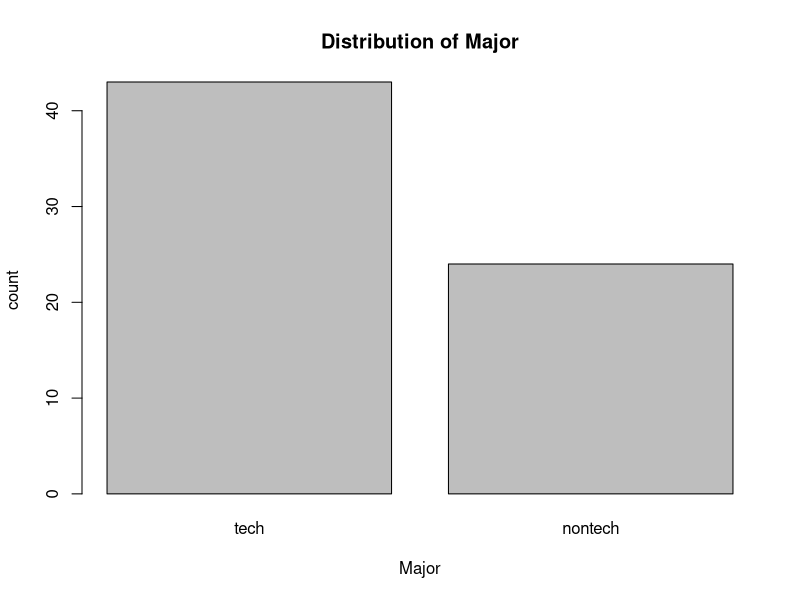
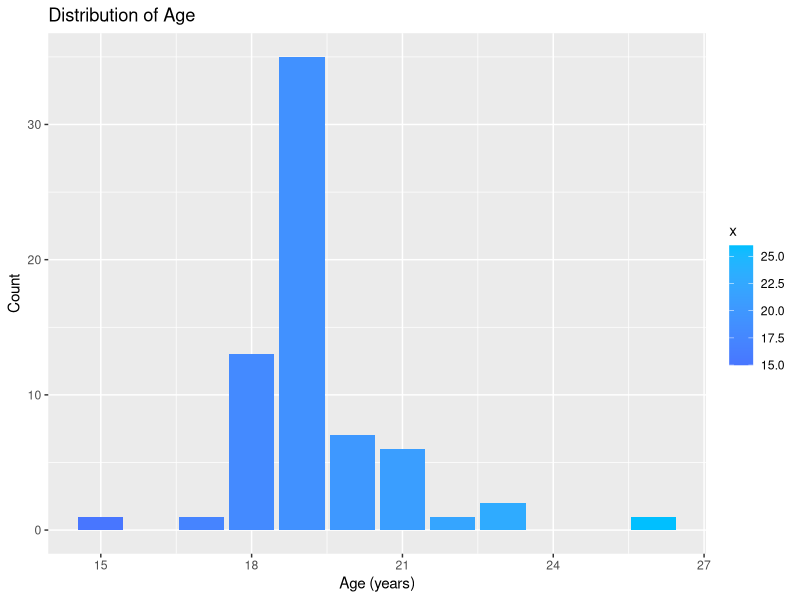
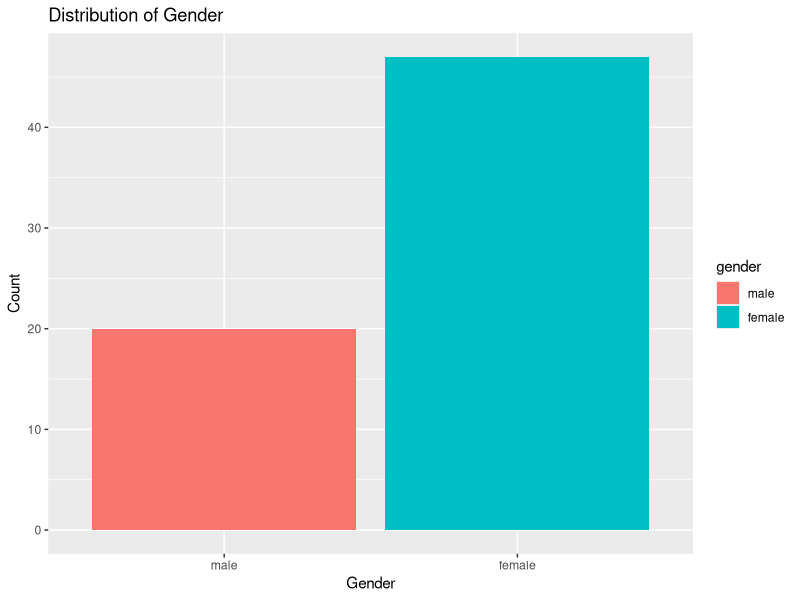
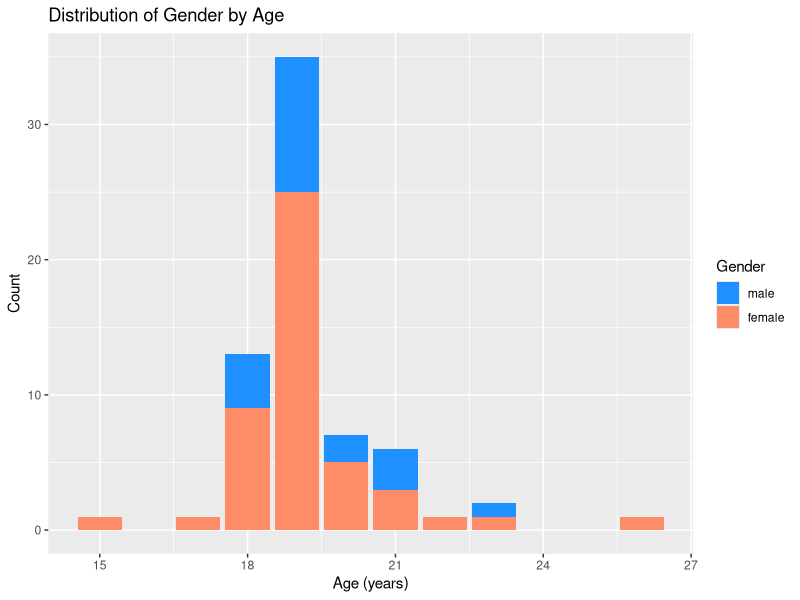
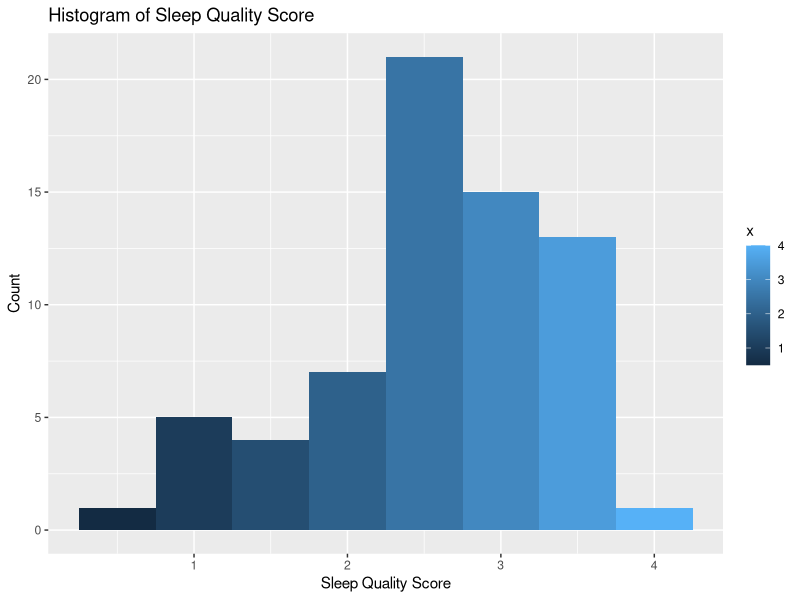
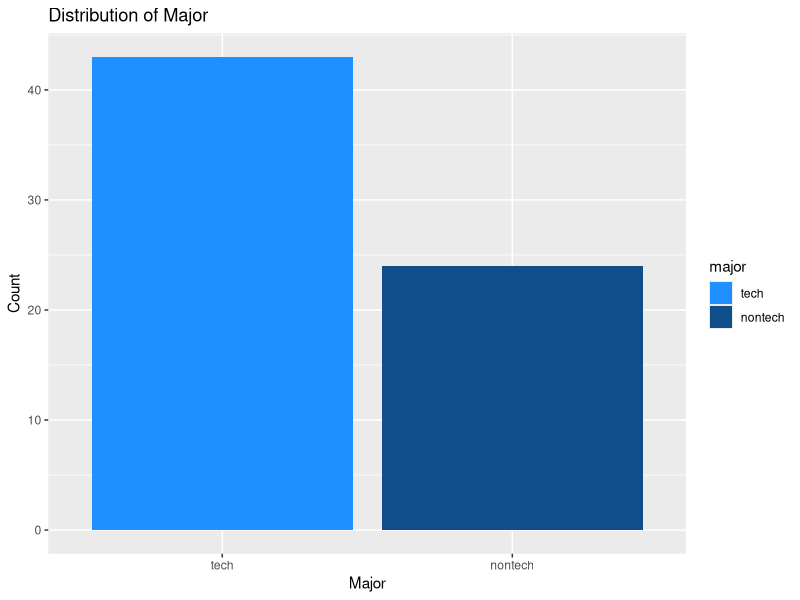
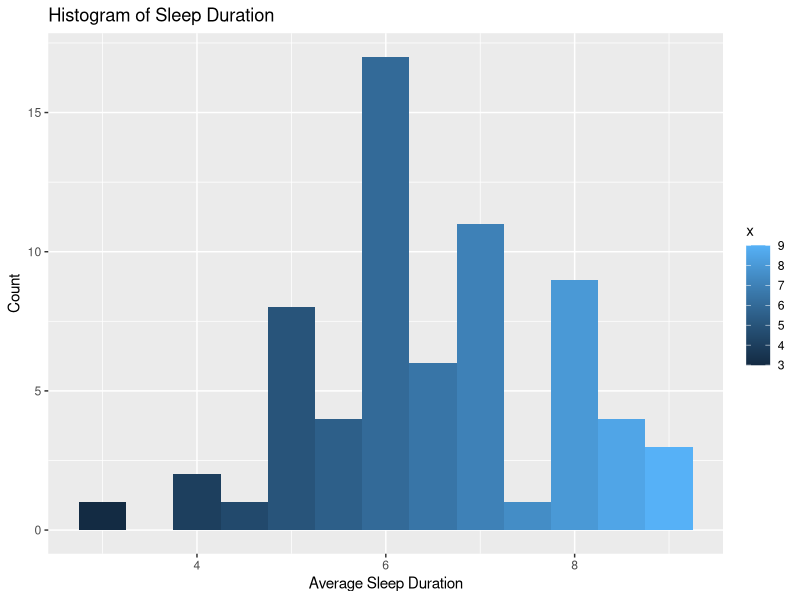
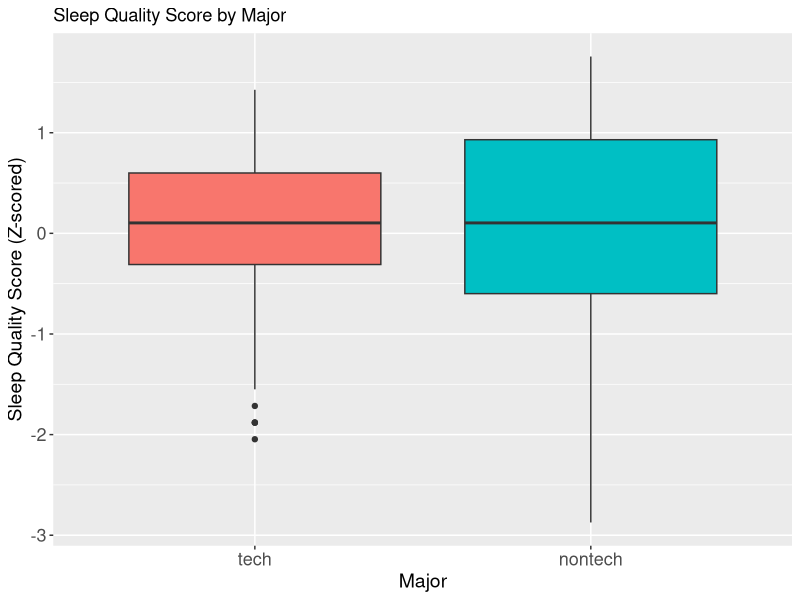

Write the R code that produced these figures, in order.
setwd("~/git/major-sleep")
dat <- read.csv("sleep.csv")
head(dat)

#Libraries
library(car)
library(gplots)
library(ggplot2)
library(psych)
library(arm)


##################################
#####     DATA CLEANING      #####
##################################


# Setting gender data to categorical
dat$gender <- as.factor(dat$gender)
levels(dat$gender) <- c('male', 'female')
levels(dat$gender)

# Setting major data to categorical, and changing from 4 levels to 2 levels
dat$major <- as.factor(dat$major)
levels(dat$major) <- c('humanities', 'business', 'stem', 'socscience')
levels(dat$major) <- list(tech=c('stem', 'business'), nontech=c('humanities', 'socscience'))
levels(dat$major)
plot(dat$major, main='Distribution of Major', xlab = 'Major', ylab='count') #checking

##################################
##### DESCRIPTIVE STATISTICS #####
##################################


# sample size
nrow(dat)

############# AGE ##############

# average age
mean(dat$age)

# age standard deviation
sd(dat$age)

# range age
range(dat$age)


############# GENDER ##############

# gender distribution

sum(dat$gender == 'male') # num males
sum(dat$gender == 'female') # num females

sum(dat$gender == 'male')/nrow(dat) # % males
sum(dat$gender == 'female')/nrow(dat) # % females



############# SLEEP QUALITY ##############

# creating the sleep quality scale
sleep <- with(dat, cbind(fall.asleep, awake, problem, quality, energy,
                         productivity, troubled, problem.time))
sleep <- 5 - sleep # converting to 4-0 Likert scale as in the original study
dat$SLEEP <- rowMeans(sleep)

mean(dat$SLEEP) # mean
sd(dat$SLEEP) # SD
range(dat$SLEEP) # range
alpha(sleep) # alpha reliability
describe(dat$SLEEP) 
summary(dat$SLEEP)

############# COLLEGE MAJOR ##############
summary(dat$major) # frequencies


############# SLEEP DURATION ##############

mean(dat$duration) # mean
sd(dat$duration) # sd
range(dat$duration) # range



##################################
#####  DATA VISUALIZATIONS   #####
##################################

#AGE
ggplot(dat, aes(x=age, fill = ..x..)) + geom_bar() + 
  labs(title='Distribution of Age', x='Age (years)', y='Count') +
  scale_fill_gradient(low='royalblue1', high = 'deepskyblue')

#GENDER
ggplot(dat, aes(x=gender, fill=gender)) + geom_bar()+
  labs(title='Distribution of Gender', x='Gender', y='Count')


#AGE AND GENDER
ggplot(dat, aes(x=age, fill = gender)) + geom_bar() + 
  labs(title='Distribution of Gender by Age', x='Age (years)', y='Count') +
  scale_fill_manual(values = c("dodgerblue1", "salmon1"), name="Gender")


############# SLEEP QUALITY #################
ggplot(dat, aes(x=SLEEP, fill = ..x..)) + geom_histogram(binwidth=0.5) +
  labs(title='Histogram of Sleep Quality Score', x='Sleep Quality Score', y='Count')

############## COLLEGE MAJOR ##################
ggplot(dat, aes(x=major, fill=major)) + geom_bar() + 
  labs(title='Distribution of Major', x='Major', y='Count') +
  scale_fill_manual(values = c("dodgerblue", "dodgerblue4" ))

########### SLEEP DURATION ###################
ggplot(dat, aes(x=duration, fill = ..x..)) + geom_histogram(binwidth=0.5) +
  labs(title='Histogram of Sleep Duration', x='Average Sleep Duration', y='Count')




################################################
########  LINEAR MODELS   ######################
################################################

#bivariate model to test main effect hypothesis
###### DV ~ IV1 #######
mod1 <- lm(scale(SLEEP) ~ major, data=dat)
ggplot(dat, aes(x=major, y=scale(SLEEP), fill=major)) +
  geom_boxplot() +
  guides(fill=FALSE)  +
  labs(title='Sleep Quality Score by Major', x='Major', y='Sleep Quality Score (Z-scored)') +
  theme(axis.text=element_text(size=13),
        axis.title=element_text(size=14))
mean(dat[dat$major=='tech',]$SLEEP) # mean for tech majors is slightly lower
mean(dat[dat$major=='nontech',]$SLEEP)

summary(mod1)

#confidence intervals
confint(mod1, 'majornontech', level=0.95)

# power
t.majornontech.mod1 <- 0.127 

cutoff1 <- qt(0.025, df = 65)

pt(cutoff1-t.majornontech.mod1, df=65, lower.tail=TRUE)



####### DV ~ IV2 ###########
mod2 <- lm(scale(SLEEP) ~ scale(duration), data=dat)
ggplot(dat, aes(x=scale(duration), y=scale(SLEEP))) +
  geom_point() + 
  geom_smooth(method='lm') +
  labs(title='Sleep Duration vs Quality', x='Duration (Z-scored)', y='Sleep Quality Score (Z-scored') +
  theme(axis.text=element_text(size=13),
        axis.title=element_text(size=14))


summary(mod2)
sqrt(summary(mod2)$r.squared) # r

confint(mod2, 'scale(duration)', level=0.95)


####### DV ~ IV1 + IV2 ########

mod3 <- lm(scale(SLEEP) ~ major + scale(duration), data=dat)
ggplot(dat, aes(x=scale(duration), y=scale(SLEEP), fill=major)) +
  geom_point() + 
  geom_smooth(method='lm') +
  labs(title='Sleep Quality and Duration across Majors', x='Duration (Z-scored)', y='Sleep Quality Score (Z-scored)') +
  theme(axis.text=element_text(size=13),
        axis.title=element_text(size=14))

summary(mod3)

#confidence intervals
confint(mod3, 'majornontech', level=0.95)
confint(mod3, 'scale(duration)', level=0.95)

# power
t.majornontech.mod3 <- -0.049
t.duration.mod3 <- 2.797

cutoff3 <- qt(0.025, df = 64)

pt(cutoff3-t.majornontech.mod3, df=64, lower.tail=TRUE)
pt(cutoff3-t.duration.mod3, df=64, lower.tail=TRUE)

######### Model 4: DV ~ IV1 * IV2
mod4 <- lm(scale(SLEEP) ~ major * scale(duration), data=dat)
ggplot(dat, aes(x=scale(duration), y=scale(SLEEP), fill=major)) +
  geom_point() + 
  geom_smooth(method='lm') +
  labs(title='Sleep Quality and Duration across Majors', x='Duration (Z-scored)', y='Sleep Quality Score (Z-scored)') +
  theme(axis.text=element_text(size=13),
        axis.title=element_text(size=14))

summary(mod4)

confint(mod4, 'majornontech', level=0.95)
confint(mod4, 'scale(duration)', level=0.95)
confint(mod4, 'majornontech:scale(duration)', level=0.95)
